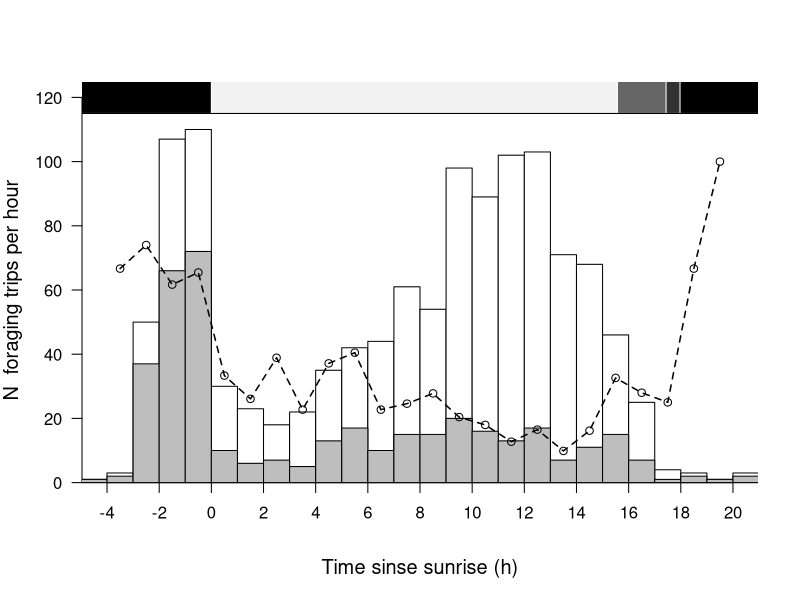

Generate this figure with R:
# Time of day figure


# Read in data ----
trips <- read.csv("foraging_trip_info_filtered_may2015.csv", header = TRUE)
str(trips)


# Filter out two birds whose data are not included in the statistical model (too few observations)
f <- (trips$ring_number != 8114317) & (trips$ring_number != 8114320)
summary(f)
trips_f <- trips[f,]

# Prepare data for histogram -----
# Time before
range.fun <- function(x){
  x <- x-24
  if(x < -24){x <- (x+24)}
  return(x)
}

# Time after
range.fun.2 <- function(x){
  if(x < 0){x <- (x+24)}
  return(x)
}


# Trip to Gotland?
gotland_on <- rep(FALSE,length(trips_f$gotland_time_prop))
gotland_on[trips_f$gotland_time_prop > 0.2] <- TRUE
trips_f$gotland_on <- gotland_on

# summary(g)
g  <- trips_f$gotland_on == TRUE
x2 <- sapply(trips_f$time_since_sunrise_h[g], range.fun)
x3 <- sapply(trips_f$time_since_sunrise_h[g],range.fun.2)
gotland_trips <- (cbind(x2,x3))

x4 <- sapply(trips_f$time_since_sunrise_h[!g], range.fun)
x5 <- sapply(trips_f$time_since_sunrise_h[!g],range.fun.2)
non_gotland_trips <- (cbind(x4,x5))

x6 <- sapply(trips_f$time_since_sunrise_h, range.fun)
x7 <- sapply(trips_f$time_since_sunrise_h,range.fun.2)
all_trips <- (cbind(x6,x7))



# Plot histogram -----
# See: http://stackoverflow.com/questions/3541713/how-to-plot-two-histograms-together-in-r
# There there are some good answers for how to display two sets of data on the same histogram

# library(scales)

# Plot Gotland trips first
# hist(gotland_trips, xlim = c(-24,24), ylim = c(0,100), breaks = 48, col='skyblue',
#      border = TRUE, main = "", xlab = "Time sinse sunrise (h)",
#      ylab = "N foraging trips per hour")

win.metafile(filename = "time_of_day.wmf", width = 7, height = 7, pointsize = 12)


# Plot all trips first
hist(all_trips, xlim = c(-4,20), ylim = c(0,120), breaks = 48, col='white',
     border = TRUE, main = "", xlab = "Time sinse sunrise (h)",
     ylab = "N  foraging trips per hour",
     xaxt = "n",
     las = 1,
     cex.lab = 1.2,
     cex.axt = 1.2,
     mgp=c(3,1,0))

axis(1, at = seq(-4,20,2), labels = seq(-4,20,2), pos = 0,
     cex = 1.2)
# ?axis
# Of which Gotland trips
hist(gotland_trips, xlim = c(-4,20), ylim = c(0,100), breaks = 48, col='grey',
     border = TRUE, add = TRUE)


# points()

# Add non-Gotland trips
# hist(non_gotland_trips, add = TRUE, col = scales::alpha('red',.5),
#      border = TRUE,  xlim = c(-24,24), breaks = 48)

# Time of night
# abline(v = -6.565155023, lwd = 2, lty = 2)

night.mean <- -6.565155023
night.max <- -8.43
night.min <- -6.03

rect(-23.9, 115, 24, 125, density = NULL, angle = 45,
     col = "grey 95", border = FALSE, lty = par("lty"), lwd = par("lwd"))
rect(0, 115, night.mean, 125, density = NULL, angle = 45,
     col = "black", border = FALSE, lty = par("lty"), lwd = par("lwd"))
rect(24, 115, 24 + night.max, 125, density = NULL, angle = 45,
     col = "grey 40", border = FALSE, lty = par("lty"), lwd = par("lwd"))
rect(24, 115, 24 + night.mean, 125, density = NULL, angle = 45,
     col = "grey 20", border = FALSE, lty = par("lty"), lwd = par("lwd"))
rect(24, 115, 24 + night.min, 125, density = NULL, angle = 45,
     col = "black", border = FALSE, lty = par("lty"), lwd = par("lwd"))
rect(-23.9, 115, 24, 125, density = NULL, angle = 45,
     col = NA, border = TRUE, lty = par("lty"), lwd = par("lwd"))



# Percentages
time_sunrise <- sapply(trips_f$time_since_sunrise_h, range.fun.2)

# cbind(time_sunrise,trips_f$time_since_sunrise_h)


hours <- 0:24
x <- floor(time_sunrise)

n_all <- table(x)
n_got <- table(x[g])
p_got <- as.vector(n_got)/as.vector(n_all)
p_got_perc <- 100*(p_got)

# plot(p_got_perc)
h1 <- seq(0.5,19.5,1)
h2 <- seq(-3.5,-0.5,1)
h <- c(h1,h2)

h2 <- c(h[21:24], h[1:20])
p_got_perc2 <- c(p_got_perc[21:24], p_got_perc[1:20])
points(p_got_perc2~h2)
lines(p_got_perc2~h2, lwd = 1.5, lty = 2)


# Make it a bit prettier
# box()
dev.off()